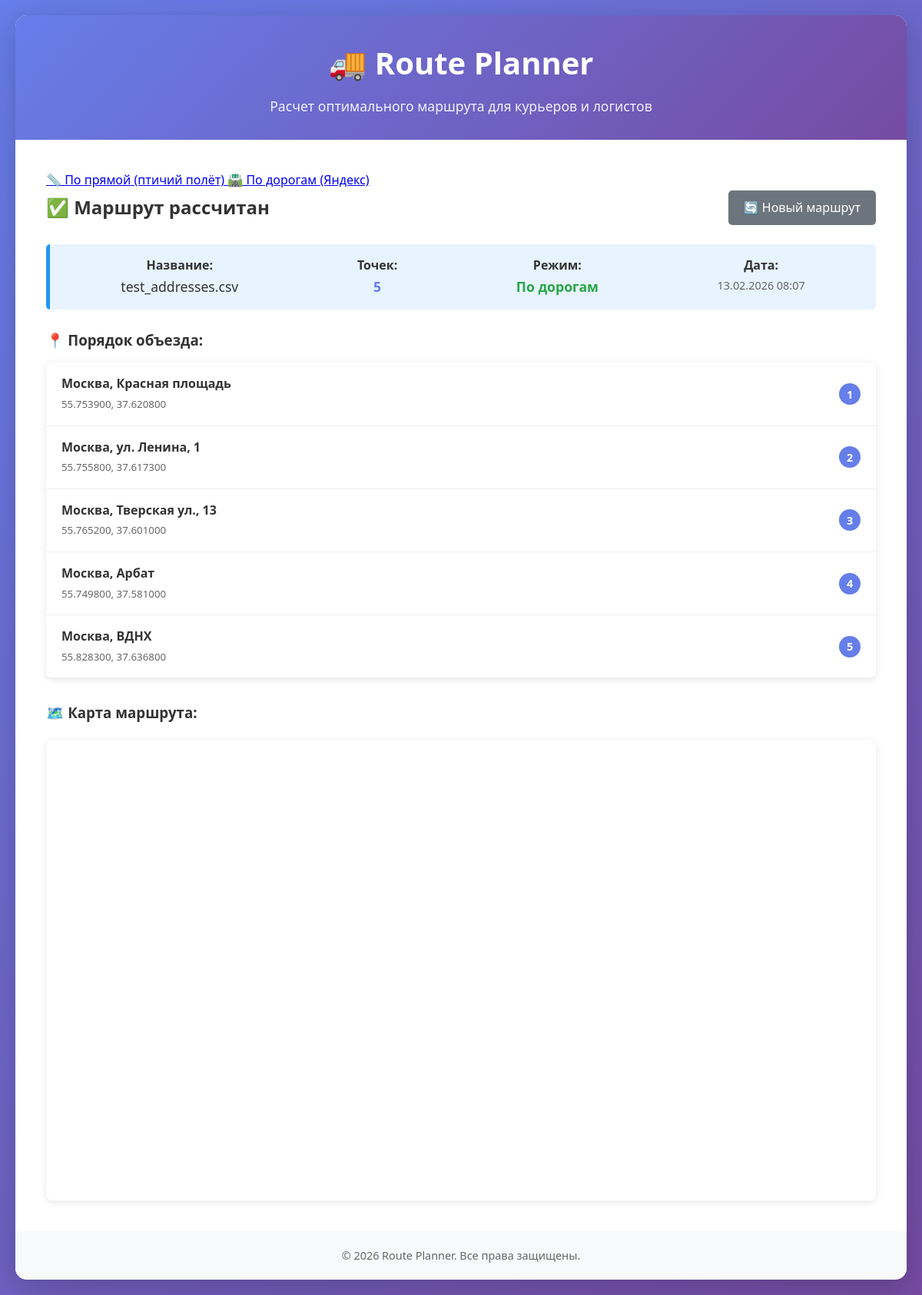
The app's page /result/5/yandex with its own data.
### models.py (models this page shows, shortened)
class Route(db.Model):
    __tablename__ = 'routes'
    id = db.Column(db.Integer, primary_key=True)
    name = db.Column(db.String(255), nullable=False)
    created_at = db.Column(db.DateTime, default=datetime.utcnow)
    total_distance = db.Column(db.Float)  # Общее расстояние в км
    waypoints = db.relationship('Waypoint', backref='route', lazy=True, cascade='all, delete-orphan')

class Waypoint(db.Model):
    __tablename__ = 'waypoints'
    id = db.Column(db.Integer, primary_key=True)
    route_id = db.Column(db.Integer, db.ForeignKey('routes.id'), nullable=False)
    address = db.Column(db.String(500), nullable=False)
    latitude = db.Column(db.Float, nullable=False)
    longitude = db.Column(db.Float, nullable=False)
    order_index = db.Column(db.Integer, nullable=False)  # Порядок в маршруте

### app.py (the view)
@app.route('/result/<int:route_id>/yandex')
def result_yandex(route_id):
    route = Route.query.get_or_404(route_id)
    waypoints = Waypoint.query.filter_by(route_id=route_id).order_by(Waypoint.order_index).all()
    yandex_api_key_js = os.getenv('YANDEX_API_KEY_JS')
    return render_template(
        'result_yandex.html',
        route=route,
        waypoints=waypoints,
        YANDEX_API_KEY_JS=yandex_api_key_js
    )

### templates/result_yandex.html (shortened to what this page needs)
{% extends "layout.html" %}
{% block content %}
    <div class="btn-group mb-3" role="group">
        <a href="{{ url_for('result', route_id=route.id) }}" class="btn btn-primary">
            📏 По прямой (птичий полёт)
        </a>
        <a href="{{ url_for('result_yandex', route_id=route.id) }}" class="btn btn-success active">
            🛣️ По дорогам (Яндекс)
        </a>
    </div>
    <div style="display: flex; justify-content: space-between; align-items: center; margin-bottom: 25px;">
        <h2>✅ Маршрут рассчитан</h2>
        <a href="{{ url_for('index') }}"
           style="background: #6c757d; color: white; padding: 10px 20px; text-decoration: none; border-radius: 5px;">
           🔄 Новый маршрут
        </a>
    </div>
    <div style="background: #e7f3ff; border-left: 5px solid #2196F3; padding: 15px; margin-bottom: 25px; border-radius: 5px;">
        <div style="display: flex; justify-content: space-around; text-align: center;">
            <div>
                <strong>Название:</strong><br>
                <span style="font-size: 1.1em;">{{ route.name }}</span>
            </div>
            <div>
                <strong>Точек:</strong><br>
                <span style="font-size: 1.1em; color: #667eea; font-weight: bold;">{{ waypoints|length }}</span>
            </div>
            <div>
                <strong>Режим:</strong><br>
                <span style="font-size: 1.1em; color: #28a745; font-weight: bold;">По дорогам</span>
            </div>
            <div>
                <strong>Дата:</strong><br>
                <span style="font-size: 0.9em; color: #666;">{{ route.created_at.strftime('%d.%m.%Y %H:%M') }}</span>
            </div>
        </div>
    </div>
    <h3 style="margin-bottom: 15px;">📍 Порядок объезда:</h3>
    <div style="background: white; border-radius: 8px; box-shadow: 0 2px 10px rgba(0,0,0,0.1); margin-bottom: 30px;">
        <ol style="padding: 0; margin: 0;">
            {% for waypoint in waypoints %}
                <li style="padding: 15px 20px; border-bottom: 1px solid #eee; display: flex; justify-content: space-between; align-items: center;">
                    <div>
                        <strong>{{ waypoint.address }}</strong><br>
                        <small style="color: #666;">{{ "%.6f"|format(waypoint.latitude) }}, {{ "%.6f"|format(waypoint.longitude) }}</small>
                    </div>
                    <span style="background: #667eea; color: white; width: 28px; height: 28px; border-radius: 50%; display: flex; align-items: center; justify-content: center; font-weight: bold; font-size: 0.9em;">
                        {{ loop.index }}
                    </span>
                </li>
            {% endfor %}
        </ol>
    </div>
    <h3 style="margin-bottom: 15px;">🗺️ Карта маршрута:</h3>
    <div id="map"></div>
{% endblock %}

### templates/layout.html (style rules this page uses)
* { margin: 0; padding: 0; box-sizing: border-box; }
body { font-family: 'Segoe UI', Tahoma, Geneva, Verdana, sans-serif; line-height: 1.6; color: #333; background: linear-gradient(135deg, #667eea 0%, #764ba2 100%); min-height: 100vh; padding: 20px; }

### templates/result_yandex.html (style rules this page uses)
#map { width: 100%; height: 600px; margin-top: 20px; border-radius: 8px; box-shadow: 0 2px 10px rgba(0,0,0,0.1); }

### records on screen
Route: name "test_addresses.csv", created_at "13.02.2026 08:07"
Waypoint: address "Москва, Красная площадь", latitude "55.753900", longitude "37.620800"
Waypoint: address "Москва, ул. Ленина, 1", latitude "55.755800", longitude "37.617300"
Waypoint: address "Москва, Тверская ул., 13", latitude "55.765200", longitude "37.601000"
Waypoint: address "Москва, Арбат", latitude "55.749800", longitude "37.581000"
Waypoint: address "Москва, ВДНХ", latitude "55.828300", longitude "37.636800"

### other values on screen
{{ waypoints|length }} "5"
